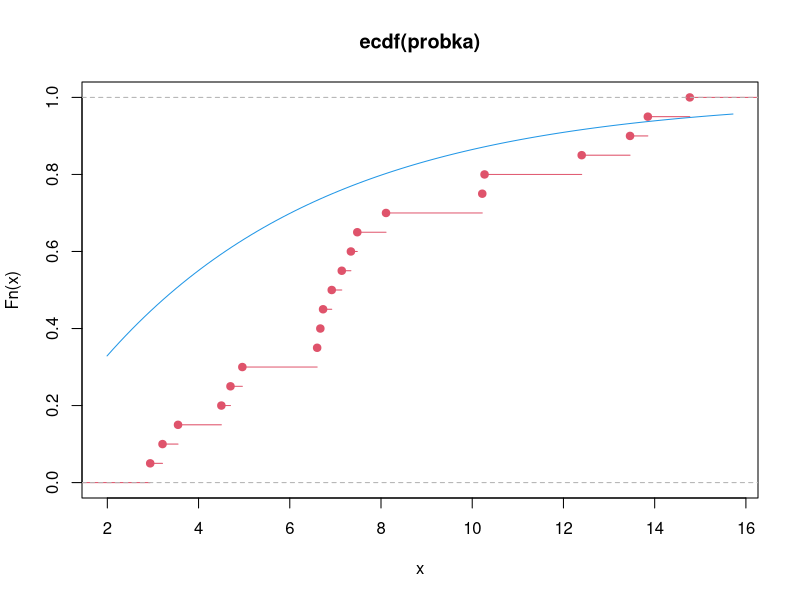
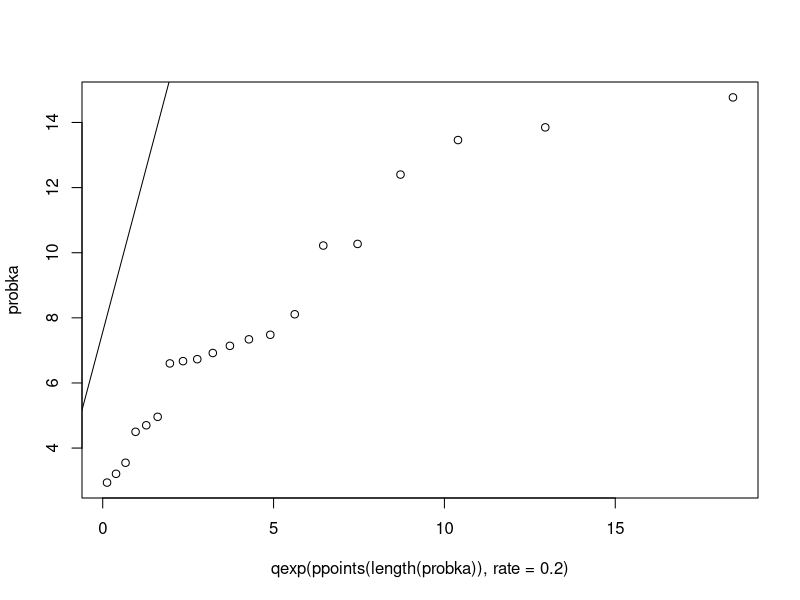
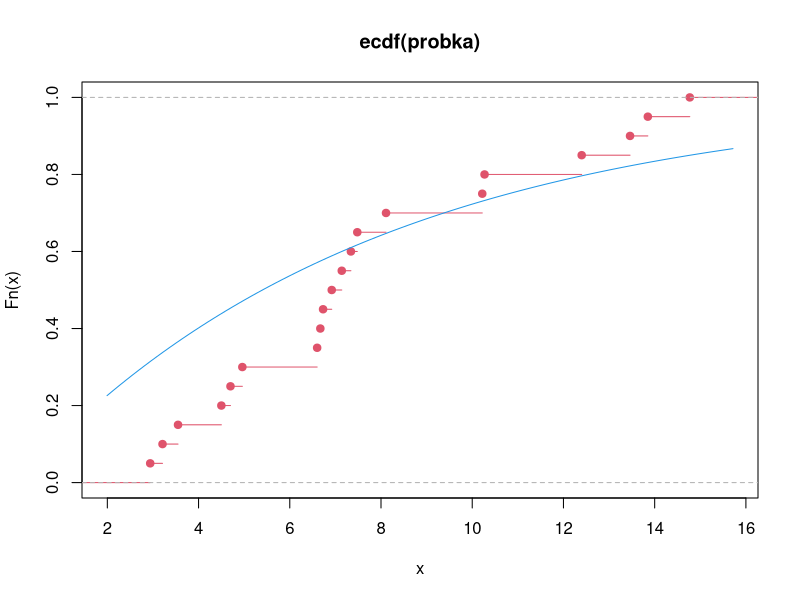
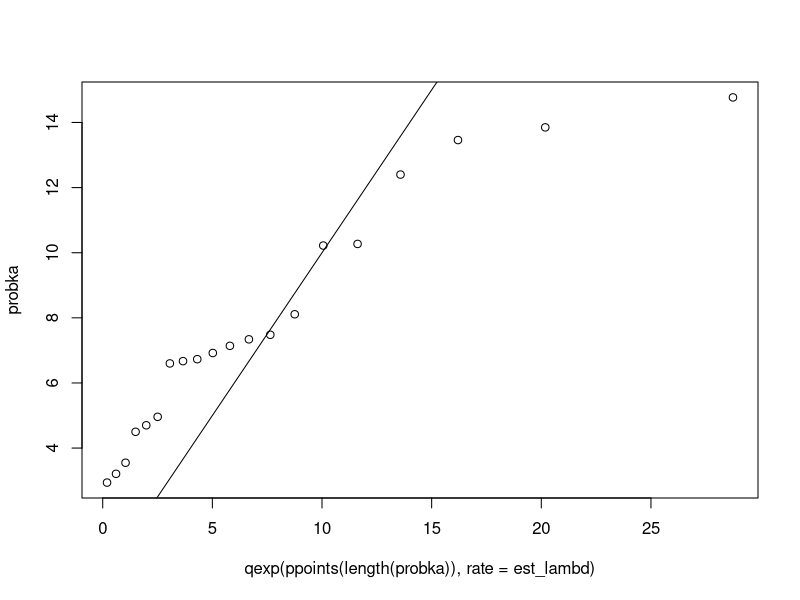
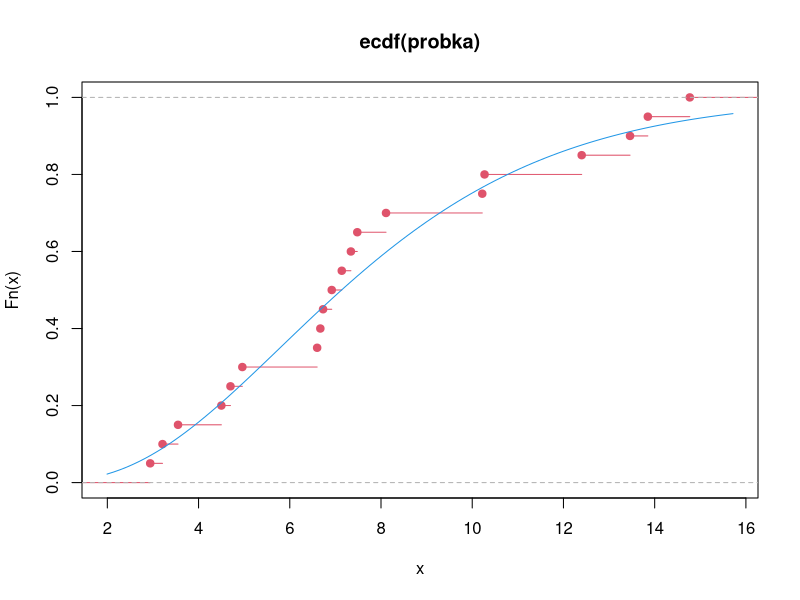
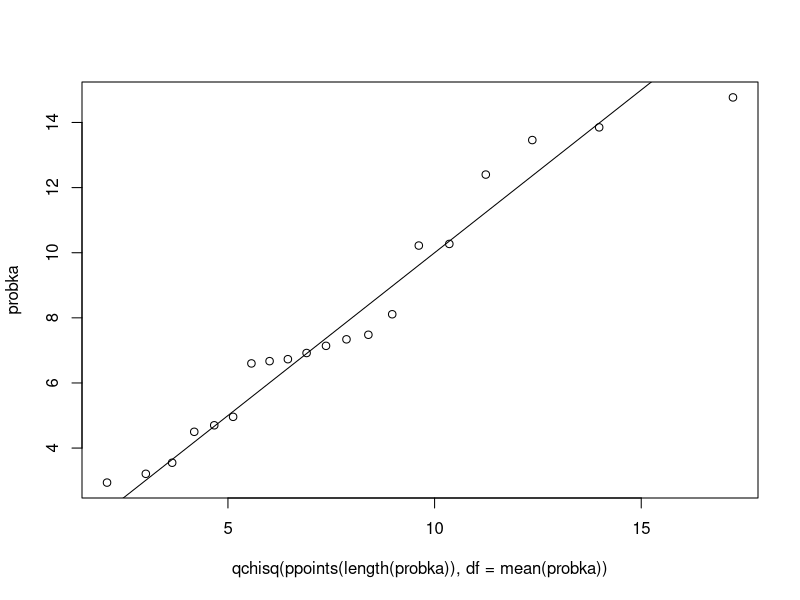
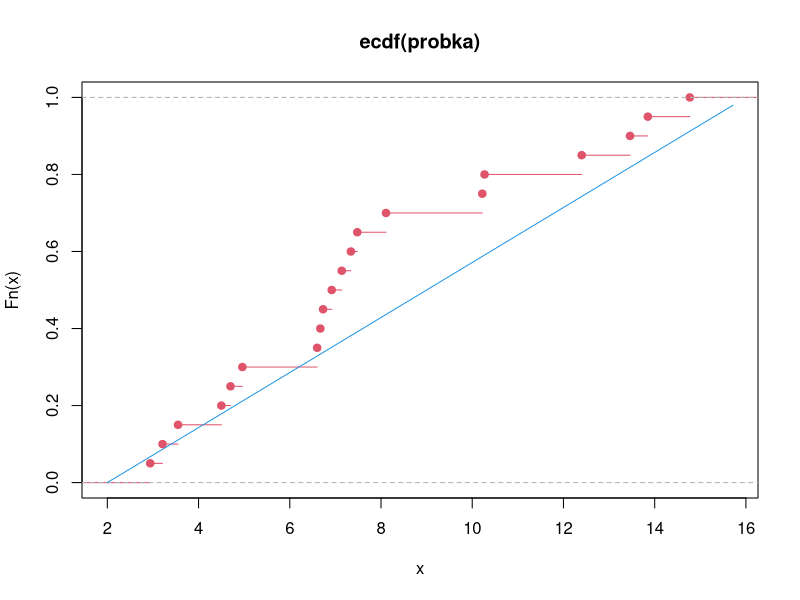
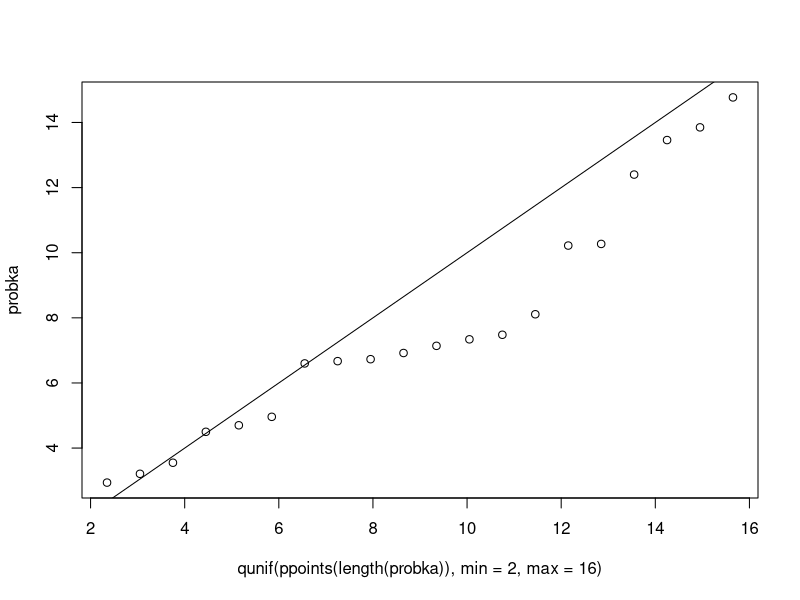

Recreate these plots in R, in order.
probka <- c(2.94, 4.7, 7.14, 7.34, 13.46, 10.22, 3.21, 13.85, 3.55, 6.6, 6.73,
            4.96, 10.27, 6.67, 4.5, 8.11, 7.48, 6.92, 12.4, 14.77)

# H0: próbka pochodzi z rozkładu wykładniczego, lambda = 0.2
test_1 <- ks.test(probka, "pexp", rate = 0.2)
test_1
# p-val < 0.05 - odrzuca to hipotezę H0
plot(ecdf(probka), col = 2)
curve(pexp(x, rate = 0.2), add = TRUE, col = 4)
# wykres qq dla H0
qqplot(qexp(ppoints(length(probka)), rate = 0.2), probka)
qqline(probka)

# H1: próbka pochodzi z rozkładu wykładniczego
est_lambd <- 1 / mean(probka)
test_2 <- ks.test(probka, "pexp", rate = est_lambd)
test_2
# p-val < 0.05 - odrzuca to hipotezę H1
plot(ecdf(probka), col = 2)
curve(pexp(x, rate = est_lambd), add = TRUE, col = 4)
# wykres qq dla H1
qqplot(qexp(ppoints(length(probka)), rate = est_lambd), probka)
abline(0, 1)

# H2: próbka pochodzi z rozkładu chi kwadrat 
test_3 <- ks.test(probka, "pchisq", df = mean(probka))
test_3
# p-val > 0.05 - potwierdza to hipotezę H2
plot(ecdf(probka), col = 2)
curve(pchisq(x, df = mean(probka)), add = TRUE, col = 4)
# wykres qq dla H2
qqplot(qchisq(ppoints(length(probka)), df = mean(probka)), probka)
abline(0, 1)

# H3: proóbka pochodzi z rozkładu jednostajnego na przedziale [2, 16]
test_4 <- ks.test(probka, "punif", min = 2, max = 16)
test_4
# p-val < 0.05 - odrzuca to hipotezę H3
plot(ecdf(probka), col = 2)
curve(punif(x, min = 2, max = 16), add = TRUE, col = 4)
# wykres qq dla H3
qqplot(qunif(ppoints(length(probka)), min = 2, max = 16), probka)
abline(0, 1)

# NOTE:
# test ks pozwala na sprawdzenie, czy próbka jest zgodna z jakimś rozkładem
# sprawdzanie rozkładów próbki
